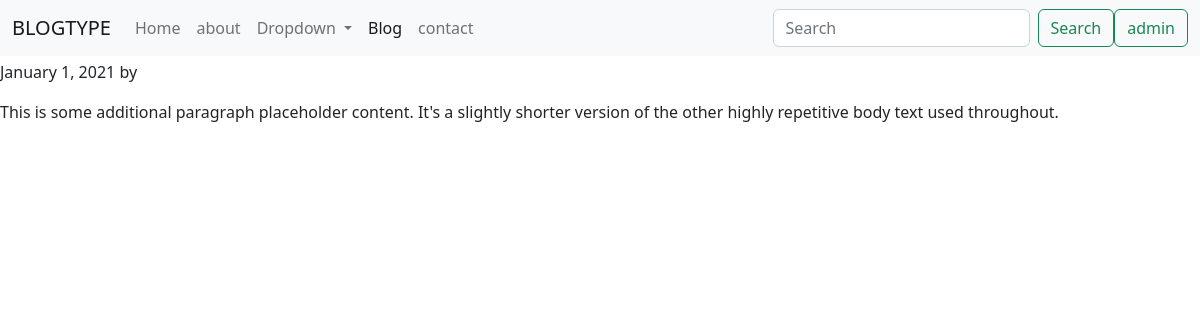
The page /blog/first-point on the database as committed earlier.
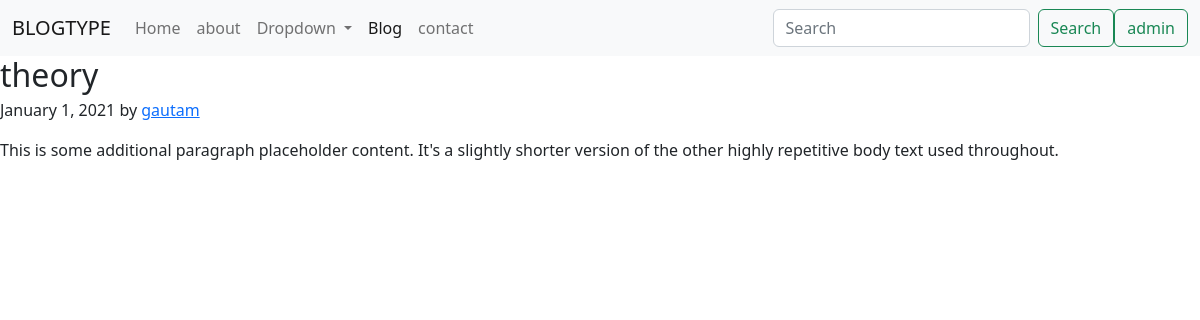
The same page on the database as committed later.
### blog/models.py (models this page shows)
class Post(models.Model):
    sno=models.AutoField(primary_key=True)
    title=models.CharField(max_length=255)
    author=models.CharField(max_length=13)
    content=models.TextField()
    slug=models.CharField(max_length=100)
    timeStamp=models.DateTimeField(blank=True)
    def __str__(self):
        return self.author

### blog/views.py (the view)
# urls.py: path('<str:slug>',views.blogpost,name='post'),
def blogpost(request,slug):
    post=Post.objects.filter(slug=slug).first()
    print(post)
    context={'post':post}
    return render(request,'blog/blogpost.html',context)

### templates/blog/blogpost.html (shortened to what this page needs)
{% extends 'base.html' %}
{% block blogactive %} active {% endblock blogactive %}
{% block body %}
<article class="blog-post">
    <h2 class="blog-post-title mb-1">{{post.title}}</h2>
    <p class="blog-post-meta">January 1, 2021 by <a href="/about00000">{{post.author}}</a></p>
    <p>This is some additional paragraph placeholder content. It's a slightly shorter version of the other highly repetitive body text used throughout.</p>
  </article>
{% endblock body %}

Rows that differ between the two databases and show on the page:
added Post: title "theory", author "gautam"
